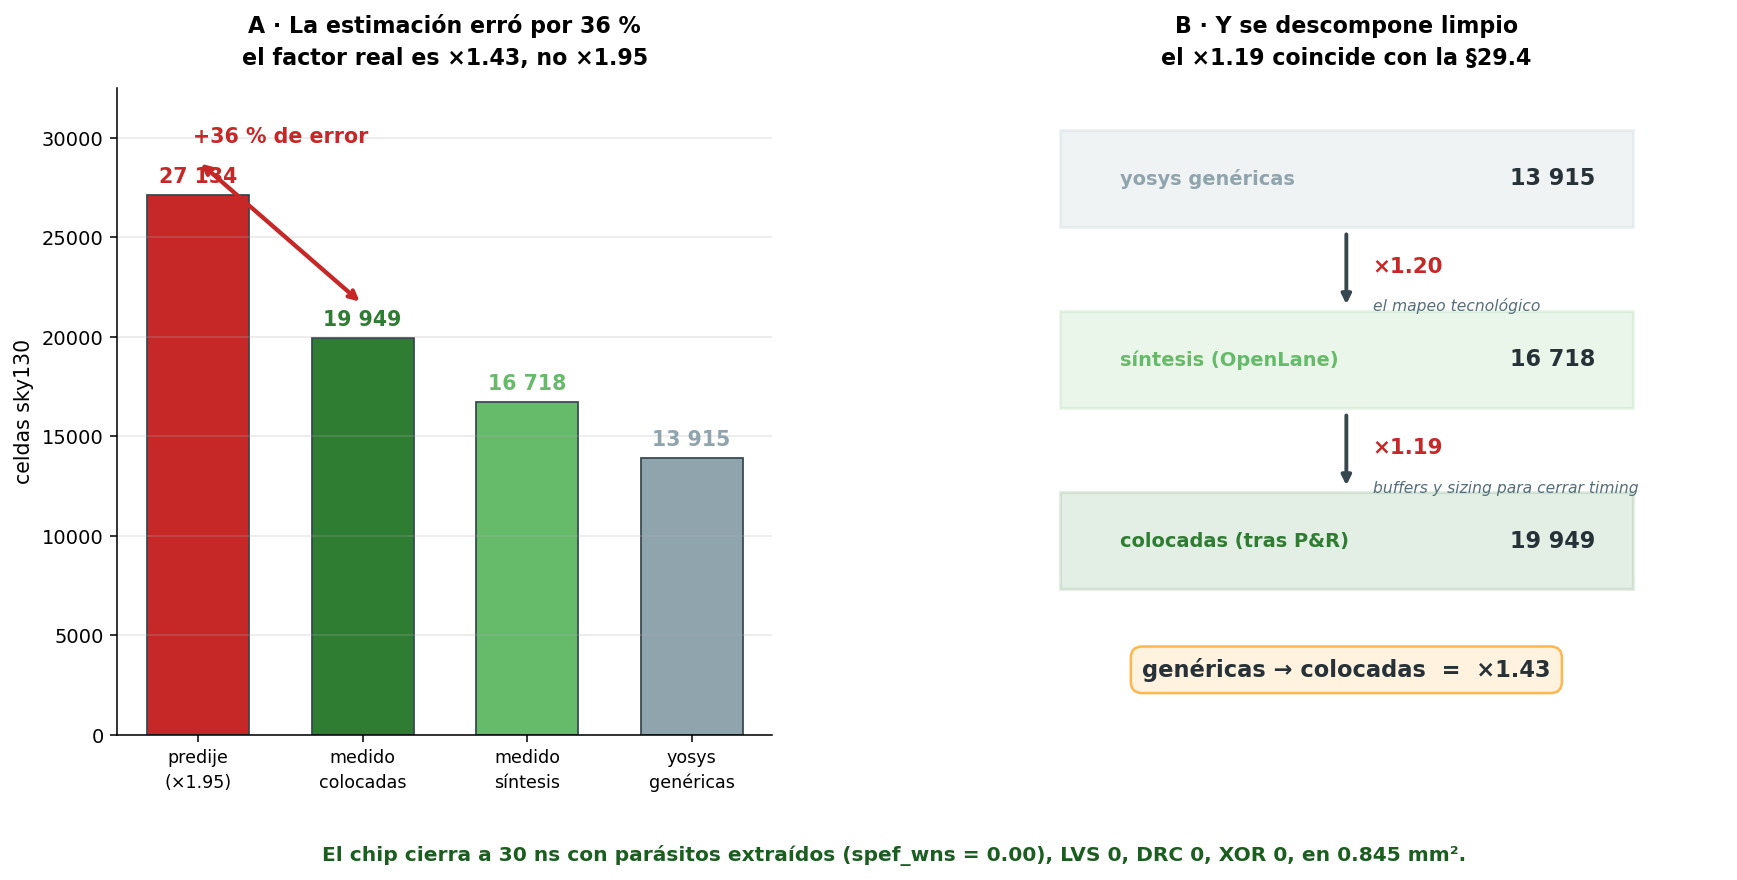

Write the Python code that produced this figure.
# === Cuaderno 2 · figura 38: Pan Hablas medido contra lo estimado ===
import numpy as np, matplotlib.pyplot as plt
from matplotlib.gridspec import GridSpec

GEN, SYN, COL, PRED = 13915, 16718, 19949, 27134
TECHO = 18820

fig = plt.figure(figsize=(14.8, 6.0))
gs = GridSpec(1, 2, figure=fig, width_ratios=[1, 1.15], wspace=.28)

# ═══ A · predicho contra medido ═══
ax = fig.add_subplot(gs[0, 0])
V = [("predije\n(×1.95)", PRED, "#c62828"), ("medido\ncolocadas", COL, "#2e7d32"),
     ("medido\nsíntesis", SYN, "#66bb6a"), ("yosys\ngenéricas", GEN, "#90a4ae")]
ax.bar(range(4), [v[1] for v in V], color=[v[2] for v in V], ec="#37474f", lw=.9, width=.62)
for i,(n,v,c) in enumerate(V):
    ax.text(i, v+600, f"{v:,}".replace(",", " "), ha="center", fontsize=10.5, weight="bold", color=c)
ax.annotate("", xy=(1,COL+1700), xytext=(0,PRED+1700),
            arrowprops=dict(arrowstyle="<->", color="#c62828", lw=2.2))
ax.text(.5, PRED+2600, "+36 % de error", ha="center", fontsize=10.6, weight="bold", color="#c62828")
ax.set_xticks(range(4)); ax.set_xticklabels([v[0] for v in V], fontsize=9, linespacing=1.5)
ax.set_ylabel("celdas sky130", fontsize=10.5); ax.set_ylim(0, 32500)
ax.grid(axis="y", alpha=.28)
for s in ("top","right"): ax.spines[s].set_visible(False)
ax.set_title("A · La estimación erró por 36 %\nel factor real es ×1.43, no ×1.95",
             fontsize=11.4, weight="bold", pad=12, linespacing=1.5)

# ═══ B · la cadena de factores ═══
ax = fig.add_subplot(gs[0, 1]); ax.axis("off")
ax.set_xlim(0,10); ax.set_ylim(0,10)
et = [(8.4,"yosys genéricas", f"{GEN:,}".replace(",", " "), "#90a4ae"),
      (5.6,"síntesis (OpenLane)", f"{SYN:,}".replace(",", " "), "#66bb6a"),
      (2.8,"colocadas (tras P&R)", f"{COL:,}".replace(",", " "), "#2e7d32")]
for y,n,v,c in et:
    ax.add_patch(plt.Rectangle((1.2,y-.55),7.6,1.5,fc=c,alpha=.13,ec=c,lw=1.6))
    ax.text(2.0,y+.2,n,fontsize=10,weight="bold",color=c,va="center")
    ax.text(8.3,y+.2,v,fontsize=11.5,weight="bold",color="#263238",ha="right",va="center")
for y0,y1,f,txt in ((8.4,5.6,"×1.20","el mapeo tecnológico"),
                    (5.6,2.8,"×1.19","buffers y sizing para cerrar timing")):
    ax.annotate("", xy=(5,y1+1.0), xytext=(5,y0-.6),
                arrowprops=dict(arrowstyle="-|>",color="#37474f",lw=2.0))
    ax.text(5.35,(y0+y1)/2+.15,f,fontsize=11,weight="bold",color="#c62828")
    ax.text(5.35,(y0+y1)/2-.45,txt,fontsize=8,color="#546e7a",style="italic")
ax.text(5,.9,"genéricas → colocadas  =  ×1.43",ha="center",fontsize=11.6,weight="bold",
        color="#263238",bbox=dict(fc="#fff3e0",ec="#ffb74d",lw=1.3,boxstyle="round,pad=0.5"))
ax.set_title("B · Y se descompone limpio\nel ×1.19 coincide con la §29.4",
             fontsize=11.4, weight="bold", pad=12, linespacing=1.5)

fig.text(.5, -.04, "El chip cierra a 30 ns con parásitos extraídos (spef_wns = 0.00), "
         "LVS 0, DRC 0, XOR 0, en 0.845 mm².",
         ha="center", fontsize=10.4, weight="bold", color="#1b5e20")
plt.savefig("fig_pan_medido.png", dpi=140, bbox_inches="tight")
print("ok")
